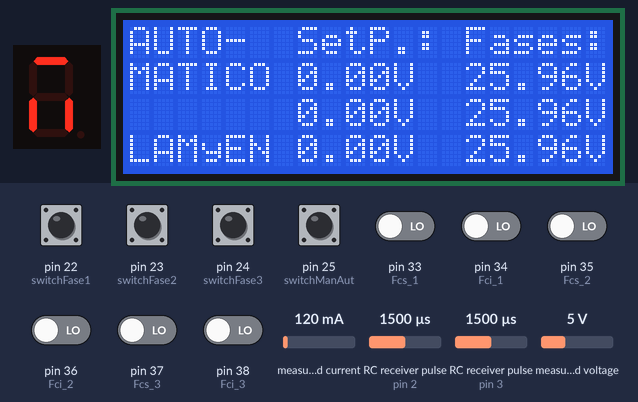
This sketch was run on a simulated Arduino Mega 2560, built with avr-gcc and run on an emulated ATmega2560. On the bench: 1-digit seven-segment display, 20×4 character LCD. Wiring (inferred from the names in the program): 2 × RC receiver channel: data pin 2 / data pin 3; 1-digit 7-segment display, segments lit when HIGH: segments pin 32, pin 31, pin 30, pin 29, pin 28, pin 27, pin 26. The inputs (shaded band) are chosen by the test bench; at power-on: pin 22 (switchFase1), pin 23 (switchFase2), pin 24 (switchFase3), pin 25 (switchManAut) HIGH, pin 33 (Fcs_1), pin 34 (Fci_1), pin 35 (Fcs_2), pin 36 (Fci_2), pin 37 (Fcs_3), pin 38 (Fci_3) LOW, measured voltage 5 V, measured current 120 mA, RC receiver pulse (sensors on pin 2, pin 3) 1500 µs. The segment pins are drawn as the display they are named for; what the sketch prints to the serial monitor is not drawn.

Above: at 2.2 s.
2.3 s: pin 25 (switchManAut) pulled LOW for 0.15 s
At 7.6 s:
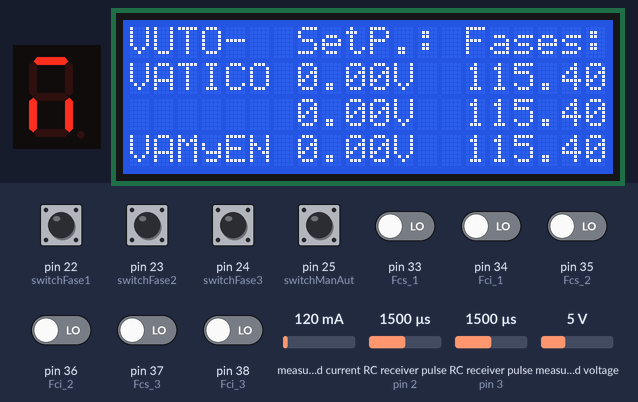
7.9 s: pin 34 (Fci_1) driven HIGH
At 9.0 s:
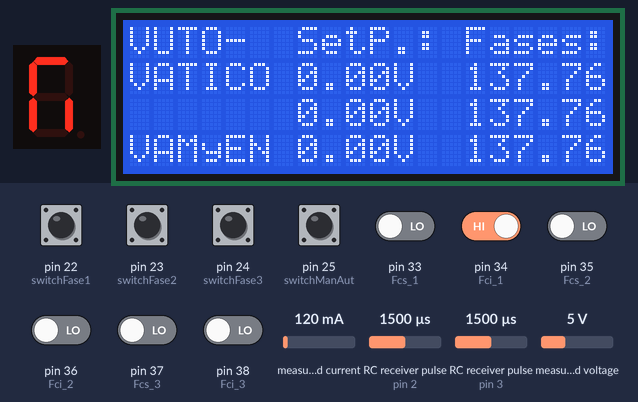
13.4 s: pin 36 (Fci_2) driven HIGH
At 15.7 s:
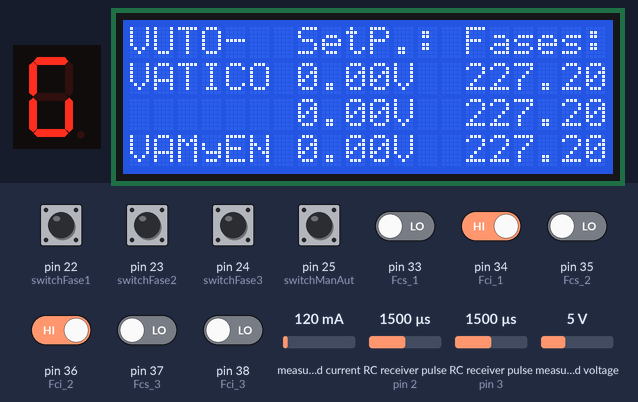
18.9 s: pin 38 (Fci_3) driven HIGH
At 20.9 s:
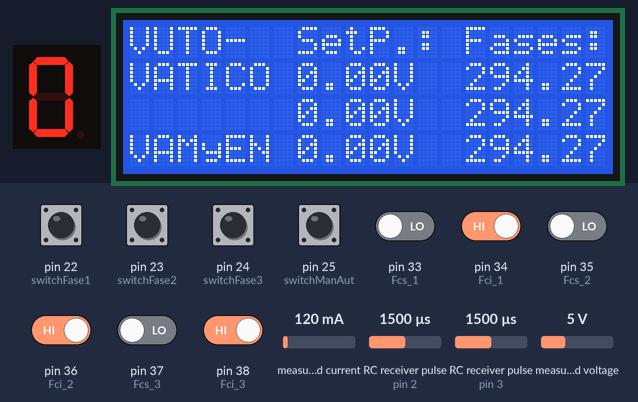
24.4 s: pin 25 (switchManAut) pulled LOW for 1 s
At 25.27 s:
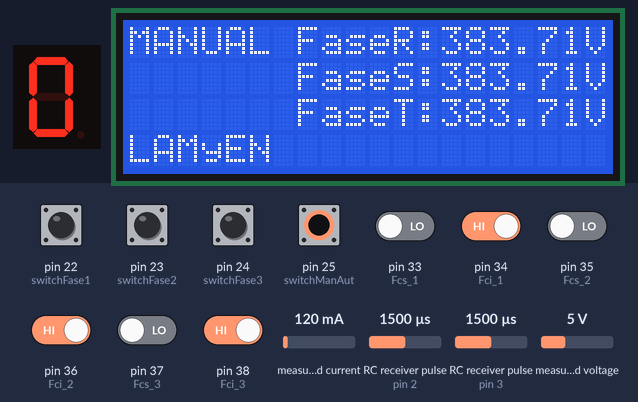
30.9 s: measured voltage set to 0.3 V
At 72.0 s:
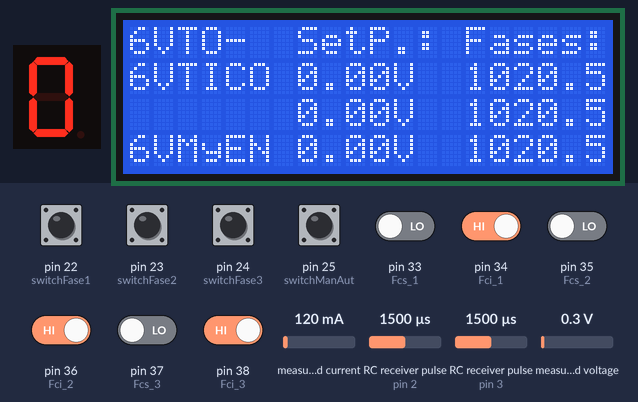
Timing chart, 0 to 73.5 s (numbered marks = the images above; inputs shaded):
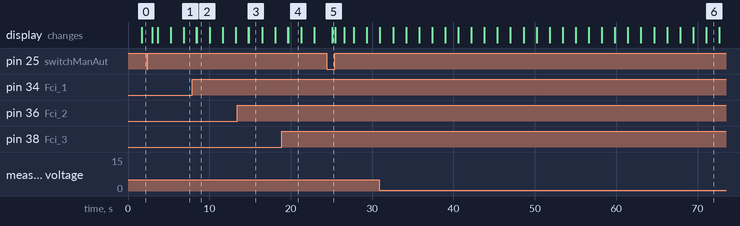

The sketch:

Autotrafo_V1.7.ino
```cpp
#include <LiquidCrystal_I2C.h>
LiquidCrystal_I2C lcd(0x3F, 20, 4); //Direccion de LCD
#include <Wire.h>

#include "EmonLib.h"             // Include Emon Library
EnergyMonitor emon1;             // Create an instance 1
EnergyMonitor emon2;             // Create an instance 2
EnergyMonitor emon3;             // Create an instance 3


//----variables para sensor de tension-----

int i = 0;

float tenvals1 = 0.0;
float tenvals2 = 0.0;
float tenvals3 = 0.0;

float Vrms1 = 0.0;
float Vrms2 = 0.0;
float Vrms3 = 0.0;

//----------------------------------------

float setPointFase1, setPointFase2, setPointFase3, Fase1, Fase2, Fase3;

int lectura1, lectura2, lectura3;

int switchFase1 = 22;
int switchFase2 = 23;
int switchFase3 = 24;

int switchManAut = 25;

int pasos = 26;

int direccion1 = 27;
int enable1 = 28;

int direccion2 = 29;
int enable2 = 30;

int direccion3 = 31;
int enable3 = 32;

//--------------Finales de Carrera------

int Fcs_1 = 33;
int Fci_1 = 34;

int Fcs_2 = 35;
int Fci_2 = 36;

int Fcs_3 = 37;
int Fci_3 = 38;

//----Configuraciones del encoder----

const int channelPinA = 2;
const int channelPinB = 3;

const int timeThreshold = 5;
long timeCounter = 0;

const int maxSteps = 255;
volatile int ISRCounter = 0;
volatile int ISRCounterM = 0;

int counter = 0 ;
int counter1 = 800; // Porque no 0? por el cambio de giro?
int counter2 = 800;
int counter3 = 800;

int ISRCounterMPrev;
int ISRCounterPrev;

bool IsCW = true ; //volatile int IsCW = 1;

//-------------------------------------
void leerEncoder();
void setPoint();
void leerTension();
void ajuste();
void cotrolManual();
void mostrarPantalla_A();
void mostrarPantalla_M();

//--------------------------------------------------//
//---------Tiempos no bloqueantes-------------------//
//------------------------------T_0
unsigned long previousMillis = 0;
const long interval = 1000 ;
//------------------------------T_1
unsigned long previousMillis1 = 0;
const long interval1 = 1000 ;
//------------------------------T_2
unsigned long previousMillis2 = 0;
const long interval2 = 1000 ;
//------------------------------T_3
unsigned long previousMillis3 = 0;
const long interval3 = 1000 ;
//------------------------------T_4
unsigned long previousMillis4 = 0;
const long interval4 = 1000 ;
//------------------------------T_5
unsigned long previousMillis5 = 0;
const long interval5 = 1000 ;
//------------------------------T_6
unsigned long previousMillis6 = 0;
const long interval6 = 1000 ;


void setup() {
  //-------------Configuracion LCD-------------

  lcd.init();
  lcd.begin(20, 4);
  lcd.clear();
  lcd.backlight();// Indicamos medidas de LCD
  Wire.begin(); //configura el bus I2C estableciendo arduino como MASTER

  //----------------------------------------

  //----Configuracion de sensor de voltaje----

  emon1.voltage(2, 352 , 1.7);  // Voltage: input pin, calibration, phase_shift
  emon2.voltage(3, 352 , 1.7);  // Voltage: input pin, calibration, phase_shift
  emon3.voltage(4, 352 , 1.7);  // Voltage: input pin, calibration, phase_shift

  //------------------------------------------

  //----Configuracion Entradas/Salidas------

  pinMode(switchFase1, INPUT_PULLUP);
  pinMode(switchFase2, INPUT_PULLUP);
  pinMode(switchFase3, INPUT_PULLUP);

  pinMode(switchManAut, INPUT_PULLUP);

  pinMode(pasos, OUTPUT);

  pinMode(enable1, OUTPUT);
  pinMode(direccion1, OUTPUT);

  pinMode(enable2, OUTPUT);
  pinMode(direccion2, OUTPUT);

  pinMode(enable3, OUTPUT);
  pinMode(direccion3, OUTPUT);

  //----------------

  pinMode (Fcs_1, INPUT);
  pinMode (Fci_1, INPUT);

  pinMode (Fcs_2, INPUT);
  pinMode (Fci_2, INPUT);;

  pinMode (Fcs_3, INPUT);
  pinMode (Fci_3, INPUT);

  //----------------

  digitalWrite(enable1, HIGH); // LOW = ACTIVA
  digitalWrite(enable2, HIGH);
  digitalWrite(enable3, HIGH);


  //-----------------------------------

  //----Configuraciones del encoder----

  pinMode(channelPinA, INPUT_PULLUP);
  pinMode(channelPinB, INPUT_PULLUP);

  Serial.begin(9600);
  attachInterrupt(digitalPinToInterrupt(channelPinA), doEncodeA, CHANGE);
  attachInterrupt(digitalPinToInterrupt(channelPinB), doEncodeB, CHANGE);

  //----------------------------------

}

void loop() {

  if (counter != ISRCounter)
  {
    counter = ISRCounter;    // Ver si funciona el encoder
    Serial.println(counter);
  }

  if (digitalRead(switchManAut)) {

    unsigned long currentMillis = millis();

    // Gestionamos los Tiempos
    if ((unsigned long)(currentMillis - previousMillis) >= interval)    //----T_0
    {
      setPoint();
      previousMillis = millis();
    }
    if ((unsigned long)(currentMillis - previousMillis1) >= interval1)  //----T_1
    {
      leerTension();
      previousMillis1 = millis();
    }
    if ((unsigned long)(currentMillis - previousMillis2) >= interval2)  //----T_2
    {
      ajuste();
      previousMillis2 = millis();
    }
    if ((unsigned long)(currentMillis - previousMillis3) >= interval3)  //----T_3
    {
      mostrarPantalla_A();
      previousMillis3 = millis();
    }
  }

  else {

    unsigned long currentMillis = millis();

    // Gestionamos los Tiempos
    if ((unsigned long)(currentMillis - previousMillis4) >= interval4)  //----T_4
    {
      controlManual();
      previousMillis4 = millis();
    }
    if ((unsigned long)(currentMillis - previousMillis5) >= interval5)  //----T_5
    {
      leerTension();
      previousMillis5 = millis();
    }
    if ((unsigned long)(currentMillis - previousMillis6) >= interval6)  //----T_6
    {
      mostrarPantalla_M();
      previousMillis6 = millis();
    }

  }

}


void setPoint() {

  //----Codigo para leer el encoder------------------------------

  if (ISRCounter > ISRCounterPrev) {

    if (!digitalRead(switchFase1) && counter1 < 1024) {
      counter1 = counter1 + 4;
      setPointFase1 = counter1 * 250.0 / 1024.0;
    }

    if (!digitalRead(switchFase2) && counter2 < 1024) {
      counter2 = counter2 + 4;
      setPointFase2 = counter2 * 250.0 / 1024.0;
    }

    if (!digitalRead(switchFase3) && counter3 < 1024) {
      counter3 = counter3 + 4;
      setPointFase3 = counter3 * 250.0 / 1024.0;
    }

    ISRCounterPrev = ISRCounter;

  }

  if (ISRCounter < ISRCounterPrev) {

    if (!digitalRead(switchFase1) && counter1 > 0) {
      counter1 = counter1 - 4;
      setPointFase1 = counter1 * 250.0 / 1024.0;
    }

    if (!digitalRead(switchFase2) && counter2 > 0) {
      counter2 = counter2 - 4;
      setPointFase1 = counter2 * 250.0 / 1024.0;
    }

    if (!digitalRead(switchFase3) && counter3 > 0) {
      counter3 = counter3 - 4;
      setPointFase3 = counter3 * 250.0 / 1024.0;
    }

    ISRCounterPrev = ISRCounter;
  }

  Serial.println(ISRCounter);

  //------------------------------------------------------------

}

void leerTension() {

  emon1.calcVI(20, 2000);        // Calculate all. No.of half wavelengths (crossings), time-out
  emon2.calcVI(20, 2000);        // Calculate all. No.of half wavelengths (crossings), time-out
  emon3.calcVI(20, 2000);        // Calculate all. No.of half wavelengths (crossings), time-out

  Vrms1 = (emon1.Vrms - 3);
  Vrms2 = (emon2.Vrms - 3);
  Vrms3 = (emon3.Vrms - 3);

  tenvals1 += Vrms1;
  tenvals2 += Vrms2;
  tenvals3 += Vrms3;

  Fase1 = (tenvals1 / 10) + ((240 - (tenvals1 / 10)) * 0.015); // Se le aplico una formula de correcion para un error de 3 volt en 40Vca
  Fase2 = (tenvals2 / 10) + ((240 - (tenvals2 / 10)) * 0.015); // Se le aplico una formula de correcion para un error de 3 volt en 40Vca
  Fase3 = (tenvals3 / 10) + ((240 - (tenvals3 / 10)) * 0.015); // Se le aplico una formula de correcion para un error de 3 volt en 40Vca

}

void ajuste() {

  //------ajuste fase 1------------

  float LimSup1 , LimInf1; // Corresponde a Fase 1
  LimSup1 = setPointFase1 * 1.01 ; // Limite Superior de seteo
  LimInf1 = setPointFase1 * 0.99 ; // Limite Inferior de seteo

  if ( Fase1 < LimInf1 || Fase1 > LimSup1 ) {
    if ( Fase1 < LimInf1 && Fase1 < 250 && digitalRead(Fcs_1)) {
      digitalWrite(enable1, LOW); // Se cambio el estado según configuración del tb6560
      digitalWrite(direccion1, LOW);

    }
    if ( Fase1 > LimSup1 && Fase1 > 0.0 && digitalRead(Fci_1)) {
      digitalWrite(enable1, LOW);
      digitalWrite(direccion1, HIGH);

    }

    digitalWrite(enable1, HIGH);

  }

  //-------------------------------

  //------ajuste fase 2------------

  float LimSup2 , LimInf2; // Corresponde a Fase 1
  LimSup2 = setPointFase2 * 1.01 ; // Limite Superior de seteo
  LimInf2 = setPointFase2 * 0.99 ; // Limite Inferior de seteo

  if ( Fase2 < LimInf2 || Fase2 > LimSup2  ) {
    if ( Fase2 < LimInf2 && Fase2 < 250 && digitalRead(Fcs_2) ) {
      digitalWrite(enable2, LOW);
      digitalWrite(direccion2, LOW);

    }
    if ( Fase2 > LimSup2 && Fase2 > 0.0 && digitalRead(Fci_2) ) {
      digitalWrite(enable2, LOW);
      digitalWrite(direccion2, HIGH);

    }

    digitalWrite(enable2, HIGH);

  }

  //-------------------------------

  //------ajuste fase 3------------

  float LimSup3 , LimInf3; // Corresponde a Fase 1
  LimSup3 = setPointFase3 * 1.01 ; // Limite Superior de seteo
  LimInf3 = setPointFase3 * 0.99 ; // Limite Inferior de seteo

  if ( Fase3 < LimInf3 || Fase3 > LimSup3  ) {
    if ( Fase3 < LimInf3 && Fase3 < 250 && digitalRead(Fcs_3) ) {
      digitalWrite(enable3, LOW);
      digitalWrite(direccion3, LOW);

    }
    if ( Fase3 > LimSup3 && Fase3 > 0.0 && digitalRead(Fci_3) ) {
      digitalWrite(enable3, LOW);
      digitalWrite(direccion3, HIGH);

    }

    digitalWrite(enable3, HIGH);

  }

  //------------------------------------

}


void controlManual() {

  //----Codigo para leer el encoder------------------------------


  //-------------------------------------------------------------

  if (ISRCounterM != ISRCounterMPrev) {

    if (IsCW == true) {

      //-------control fase 1 sentido horario--------

      if (digitalRead(switchFase1) && digitalRead(Fcs_1)) {

        digitalWrite(enable1, LOW);  // LOW = ACTIVA
        digitalWrite(direccion1, LOW);// LOW = sube? o baja? estromboliko....

      }

      //---------------------------------------------

      //-------control fase 2 sentido horario--------

      if (digitalRead(switchFase2) && digitalRead(Fcs_2)) {

        digitalWrite(enable2, LOW);
        digitalWrite(direccion2, LOW);

      }

      //---------------------------------------------

      //-------control fase 3 sentido horario--------

      if (digitalRead(switchFase3) && digitalRead(Fcs_3)) {

        digitalWrite(enable3, LOW);
        digitalWrite(direccion3, LOW);


      }

      //---------------------------------------------


    }

    else {

      //-----control fase 1 sentido antihorario------

      if (digitalRead(switchFase1) && digitalRead(Fci_1)) {

        digitalWrite(enable1, LOW);
        digitalWrite(direccion1, HIGH);


      }

      //---------------------------------------------

      //-----control fase 2 sentido antihorario------

      if (digitalRead(switchFase2) && digitalRead(Fci_2)) {

        digitalWrite(enable2, LOW);
        digitalWrite(direccion2, HIGH);


      }

      //---------------------------------------------

      //-----control fase 3 sentido antihorario------

      if (digitalRead(switchFase3) && digitalRead(Fci_3)) {

        digitalWrite(enable3, LOW);
        digitalWrite(direccion3, HIGH);


      }


    }

    digitalWrite(enable1, HIGH);
    digitalWrite(enable2, HIGH);
    digitalWrite(enable3, HIGH);

  }

  ISRCounterMPrev = ISRCounterM;

}

void mostrarPantalla_A() {

  lcd.clear();
  lcd.setCursor(0, 0);
  lcd.print("AUTO-");
  lcd.setCursor(0, 1);
  lcd.print("MATICO");
  lcd.setCursor(0, 3);
  lcd.print("LAMyEN");

  lcd.setCursor(7, 0);
  lcd.print("SetP.:");
  lcd.setCursor(7, 1);
  lcd.print(setPointFase1);
  lcd.print("V");
  lcd.setCursor(7, 2);
  lcd.print(setPointFase2);
  lcd.print("V");
  lcd.setCursor(7, 3);
  lcd.print(setPointFase3);
  lcd.print("V");

  lcd.setCursor(14, 0);
  lcd.print("Fases:");
  lcd.setCursor(14, 1);
  lcd.print(Fase1);
  lcd.print("V");
  lcd.setCursor(14, 2);
  lcd.print(Fase2);
  lcd.print("V");
  lcd.setCursor(14, 3);
  lcd.print(Fase3);
  lcd.print("V");


}

void mostrarPantalla_M() {

  lcd.clear();
  lcd.setCursor(0, 0);
  lcd.print("MANUAL");
  lcd.setCursor(0, 3);
  lcd.print("LAMyEN");

  lcd.setCursor(7, 0);
  lcd.print("FaseR:");
  lcd.print(Fase1);
  lcd.print("V");
  lcd.setCursor(7, 1);
  lcd.print("FaseS:");
  lcd.print(Fase2);
  lcd.print("V");
  lcd.setCursor(7, 2);
  lcd.print("FaseT:");
  lcd.print(Fase3);
  lcd.print("V");

}


void doEncodeA()
{
  if (millis() > timeCounter + timeThreshold)
  {
    if (digitalRead(channelPinA) == digitalRead(channelPinB))
    {
      IsCW = 1;
      ISRCounter++;
      ISRCounterM++;
    }
    else
    {
      IsCW = 2;
      ISRCounter--;
      ISRCounterM--;
    }
    timeCounter = millis();
  }
}

void doEncodeB()
{
  if (millis() > timeCounter + timeThreshold)
  {
    if (digitalRead(channelPinA) != digitalRead(channelPinB))
    {
      IsCW = 1;
      ISRCounter++;
      ISRCounterM++;
    }
    else
    {
      IsCW = 2;
      ISRCounter--;
      ISRCounterM--;
    }
    timeCounter = millis();
  }
}
```

Measured:
- after the input at 2.3 s, the display: first changes after 0.66 s (image 1 shows a later state)
- after the input at 7.9 s, the display: first changes after 0.48 s (image 2 shows a later state)
- after the input at 13.4 s, the display: first changes after 1.4 s (image 3 shows a later state)
- after the input at 18.9 s, the display: first changes after 0.70 s (image 4 shows a later state)
- after the input at 24.4 s, the display: changes after 0.68 s (image 5)
- what the display in image 2 shows lasts 1.7 s, from 8.4 s to 10.1 s
